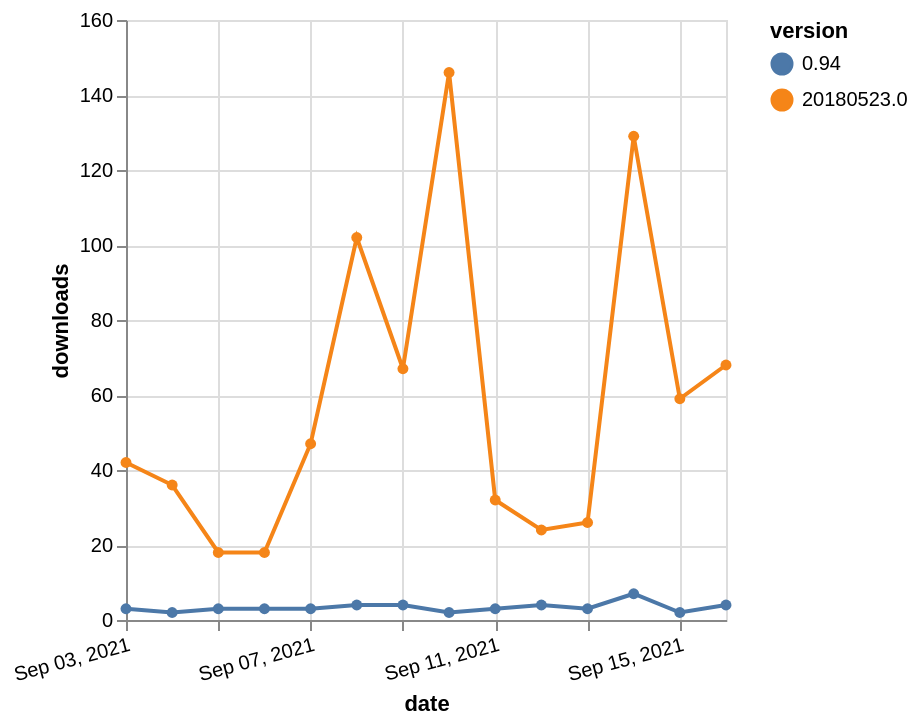

The Vega-Lite source for this figure:
### Vega-Lite specification from a JSON file in a GitHub repository (floating-point values rounded to 4 significant figures)
{"$schema": "https://vega.github.io/schema/vega-lite/v5.json", "description": "A simple bar chart with embedded data.", "data": {"values": [{"date": "2021-09-03", "total": 61992, "delta": 42, "version": "20180523.0"}, {"date": "2021-09-04", "total": 62028, "delta": 36, "version": "20180523.0"}, {"date": "2021-09-05", "total": 62046, "delta": 18, "version": "20180523.0"}, {"date": "2021-09-06", "total": 62064, "delta": 18, "version": "20180523.0"}, {"date": "2021-09-07", "total": 62111, "delta": 47, "version": "20180523.0"}, {"date": "2021-09-08", "total": 62213, "delta": 102, "version": "20180523.0"}, {"date": "2021-09-09", "total": 62280, "delta": 67, "version": "20180523.0"}, {"date": "2021-09-10", "total": 62426, "delta": 146, "version": "20180523.0"}, {"date": "2021-09-11", "total": 62458, "delta": 32, "version": "20180523.0"}, {"date": "2021-09-12", "total": 62482, "delta": 24, "version": "20180523.0"}, {"date": "2021-09-13", "total": 62508, "delta": 26, "version": "20180523.0"}, {"date": "2021-09-14", "total": 62637, "delta": 129, "version": "20180523.0"}, {"date": "2021-09-15", "total": 62696, "delta": 59, "version": "20180523.0"}, {"date": "2021-09-16", "total": 62764, "delta": 68, "version": "20180523.0"}, {"date": "2021-09-03", "total": 21565, "delta": 3, "version": "0.94"}, {"date": "2021-09-04", "total": 21567, "delta": 2, "version": "0.94"}, {"date": "2021-09-05", "total": 21570, "delta": 3, "version": "0.94"}, {"date": "2021-09-06", "total": 21573, "delta": 3, "version": "0.94"}, {"date": "2021-09-07", "total": 21576, "delta": 3, "version": "0.94"}, {"date": "2021-09-08", "total": 21580, "delta": 4, "version": "0.94"}, {"date": "2021-09-09", "total": 21584, "delta": 4, "version": "0.94"}, {"date": "2021-09-10", "total": 21586, "delta": 2, "version": "0.94"}, {"date": "2021-09-11", "total": 21589, "delta": 3, "version": "0.94"}, {"date": "2021-09-12", "total": 21593, "delta": 4, "version": "0.94"}, {"date": "2021-09-13", "total": 21596, "delta": 3, "version": "0.94"}, {"date": "2021-09-14", "total": 21603, "delta": 7, "version": "0.94"}, {"date": "2021-09-15", "total": 21605, "delta": 2, "version": "0.94"}, {"date": "2021-09-16", "total": 21609, "delta": 4, "version": "0.94"}]}, "width": "container", "mark": {"type": "line", "point": {"filled": true}}, "encoding": {"x": {"field": "date", "type": "temporal", "timeUnit": "yearmonthdate", "title": "date", "axis": {"labelAngle": -15}}, "y": {"field": "delta", "type": "quantitative", "title": "downloads"}, "color": {"field": "version", "type": "nominal"}, "tooltip": {"field": "delta"}}}
